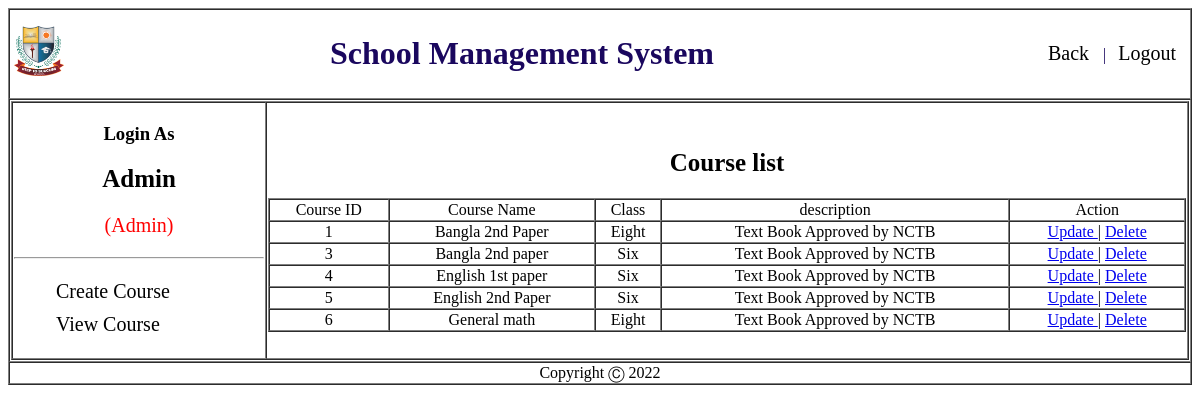
/Admin/view/viewCourse.php (signed in), run on the app's committed database.
### tables this page shows
CREATE TABLE `course` (
  `id` int(3) NOT NULL,
  `course_name` varchar(20) NOT NULL,
  `class` varchar(10) NOT NULL,
  `description` varchar(50) NOT NULL
);

### Admin/Model/courseModel.php (called while the page is built, shortened)
<?php
function allUserList(){
    $conn = getConnection();
    $sql = "select * from course";
    $result = mysqli_query($conn, $sql);
    $users =[];
		while($row = mysqli_fetch_assoc($result)){
			array_push($users, $row);
		}
		return $users;
}
?>

### Admin/View/viewCourse.php (the view, shortened to what this page needs)
<?php
	include('header.php');
	include_once('../model/courseModel.php');
	$UsersList = allUserList();
?>
<div id="sidebar" class="">
                <ul>
                  <li><a href="addCourse.php">Create Course</a></li>
                  <li><a href="viewCourse.php">View Course</a></li>
                </ul>
							</div>
              </td>
              <td>
                <center><h2>Course list</h2></center>
								<?php
								echo "<table border = 1 width='100%' cellspacing = 0  >
								<tr align = 'center'>
								    <td>Course ID</td>
								    <td>Course Name</td>
								    <td>Class</td>
								    <td>description</td>
										<td>Action</td>
								</tr>";
								for($i = 0; $i<count($UsersList); $i++){
								    echo "<tr align = 'center'>
								    <td>{$UsersList[$i]['id']}</td>
								    <td>{$UsersList[$i]['course_name']}</td>
								    <td>{$UsersList[$i]['class']}</td>
								    <td>{$UsersList[$i]['description']}</td>
								    <td> <a href='editCourse.php?id={$UsersList[$i]['id']}'> Update </a> | <a href='deleteCourse.php?id={$UsersList[$i]['id']}'> Delete </a>  </td>
								</tr>";
								}
								echo "</table>";
								?>
              </td>
            </tr>
          </table>
        </td>
      </tr>
      <?php include('footer.php'); ?>

### Admin/Style/sidebar.css (style rules this page uses)
#navigation h2 { font-size: 25px; text-align: center; }
#sidebar ul li { list-style-type: none; font-size: 20px; padding: 5px 2px; }
#sidebar ul li:last-child { border-bottom: 0; }
#sidebar ul li a { text-decoration: none; color: #000; }

### data on the page
course: id "1", course_name "Bangla 2nd Paper", class "Eight", description "Text Book Approved by NCTB"
course: id "3", course_name "Bangla 2nd paper", class "Six", description "Text Book Approved by NCTB"
course: id "4", course_name "English 1st paper", class "Six", description "Text Book Approved by NCTB"
course: id "5", course_name "English 2nd Paper", class "Six", description "Text Book Approved by NCTB"
course: id "6", course_name "General math", class "Eight", description "Text Book Approved by NCTB"

### other printed values
$_COOKIE['name'] "Admin"
